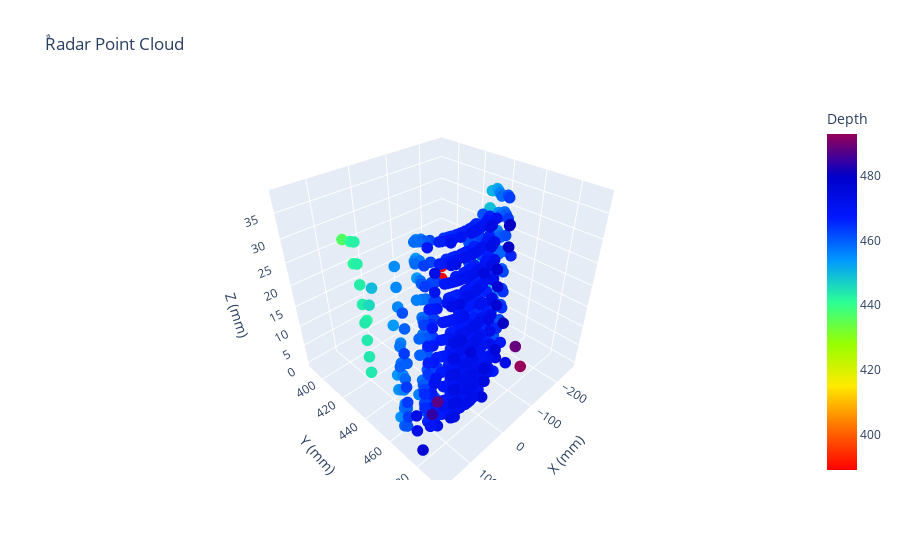
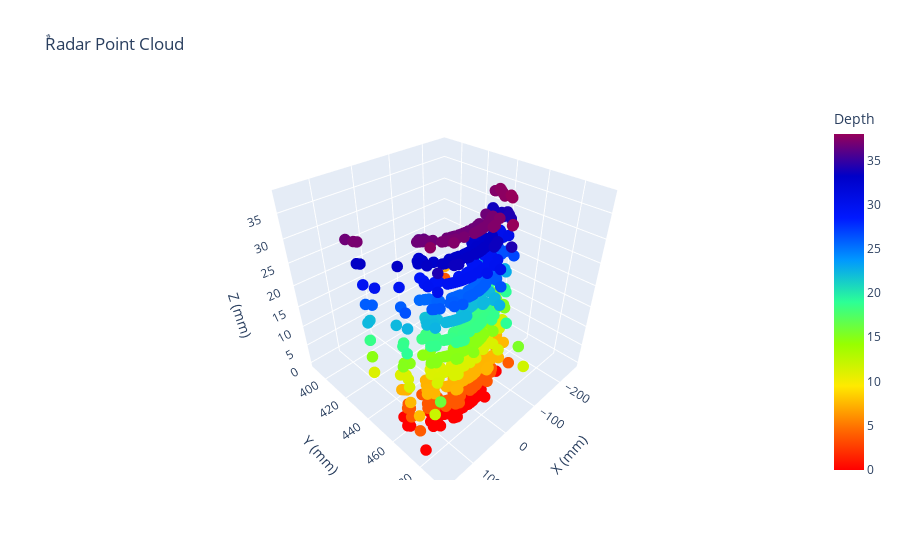

The notebook cell these images were saved under, in order:
### Markdown cell above
# 2 ) Cylinder mapping experement
![title](img/cylinder.jpg)

### Code cell
plot_3D("3D_cylinder",'y')
plot_3D("3D_cylinder",'z')

### Figure 1 — Plotly figure (JSON) as saved in the notebook; plotly's stock layout.template omitted (floating-point values rounded to 4 significant figures; data arrays with more than 128 entries replaced by an {"elided": "..."} marker saying what was removed)
{"data": [{"hovertemplate": "X (mm)=%{x}<br>Y (mm)=%{y}<br>Z (mm)=%{z}<br>Depth=%{marker.color}<extra></extra>", "legendgroup": "", "marker": {"color": {"elided": "602 float values"}, "coloraxis": "coloraxis", "line": {"width": 0}, "opacity": 1, "size": 4, "symbol": "circle"}, "mode": "markers", "name": "", "scene": "scene", "showlegend": false, "type": "scatter3d", "x": {"elided": "602 float values"}, "y": {"elided": "602 float values"}, "z": {"elided": "602 float values"}}], "layout": {"coloraxis": {"cmax": 492.9, "cmin": 389.1, "colorbar": {"title": {"text": "Depth"}}, "colorscale": [[0, "rgb(255,0,0)"], [0.125, "rgb(255,111,0)"], [0.25, "rgb(255,234,0)"], [0.375, "rgb(151,255,0)"], [0.5, "rgb(44,255,150)"], [0.625, "rgb(0,152,255)"], [0.75, "rgb(0,25,255)"], [0.875, "rgb(0,0,200)"], [1, "rgb(150,0,90)"]]}, "legend": {"tracegroupgap": 0}, "scene": {"domain": {"x": [0, 1], "y": [0, 1]}, "xaxis": {"title": {"text": "X (mm)"}}, "yaxis": {"title": {"text": "Y (mm)"}}, "zaxis": {"title": {"text": "Z (mm)"}}}, "title": {"text": "ٌRadar Point Cloud"}}}

### Figure 2 — Plotly figure (JSON) as saved in the notebook; plotly's stock layout.template omitted (floating-point values rounded to 4 significant figures; data arrays with more than 128 entries replaced by an {"elided": "..."} marker saying what was removed)
{"data": [{"hovertemplate": "X (mm)=%{x}<br>Y (mm)=%{y}<br>Z (mm)=%{z}<br>Depth=%{marker.color}<extra></extra>", "legendgroup": "", "marker": {"color": {"elided": "602 float values"}, "coloraxis": "coloraxis", "line": {"width": 0}, "opacity": 1, "size": 4, "symbol": "circle"}, "mode": "markers", "name": "", "scene": "scene", "showlegend": false, "type": "scatter3d", "x": {"elided": "602 float values"}, "y": {"elided": "602 float values"}, "z": {"elided": "602 float values"}}], "layout": {"coloraxis": {"cmax": 37.97, "cmin": 0, "colorbar": {"title": {"text": "Depth"}}, "colorscale": [[0, "rgb(255,0,0)"], [0.125, "rgb(255,111,0)"], [0.25, "rgb(255,234,0)"], [0.375, "rgb(151,255,0)"], [0.5, "rgb(44,255,150)"], [0.625, "rgb(0,152,255)"], [0.75, "rgb(0,25,255)"], [0.875, "rgb(0,0,200)"], [1, "rgb(150,0,90)"]]}, "legend": {"tracegroupgap": 0}, "scene": {"domain": {"x": [0, 1], "y": [0, 1]}, "xaxis": {"title": {"text": "X (mm)"}}, "yaxis": {"title": {"text": "Y (mm)"}}, "zaxis": {"title": {"text": "Z (mm)"}}}, "title": {"text": "ٌRadar Point Cloud"}}}
